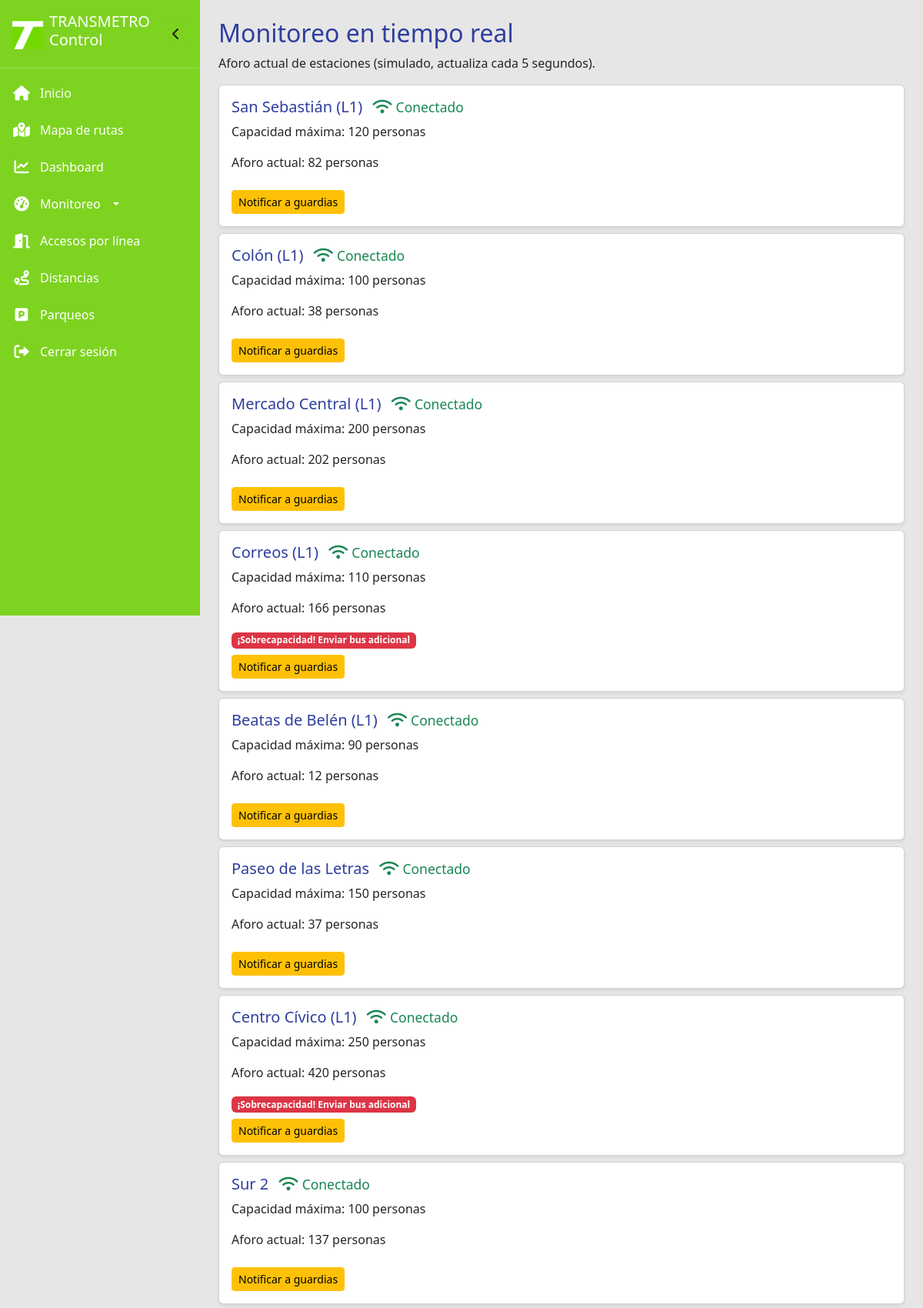
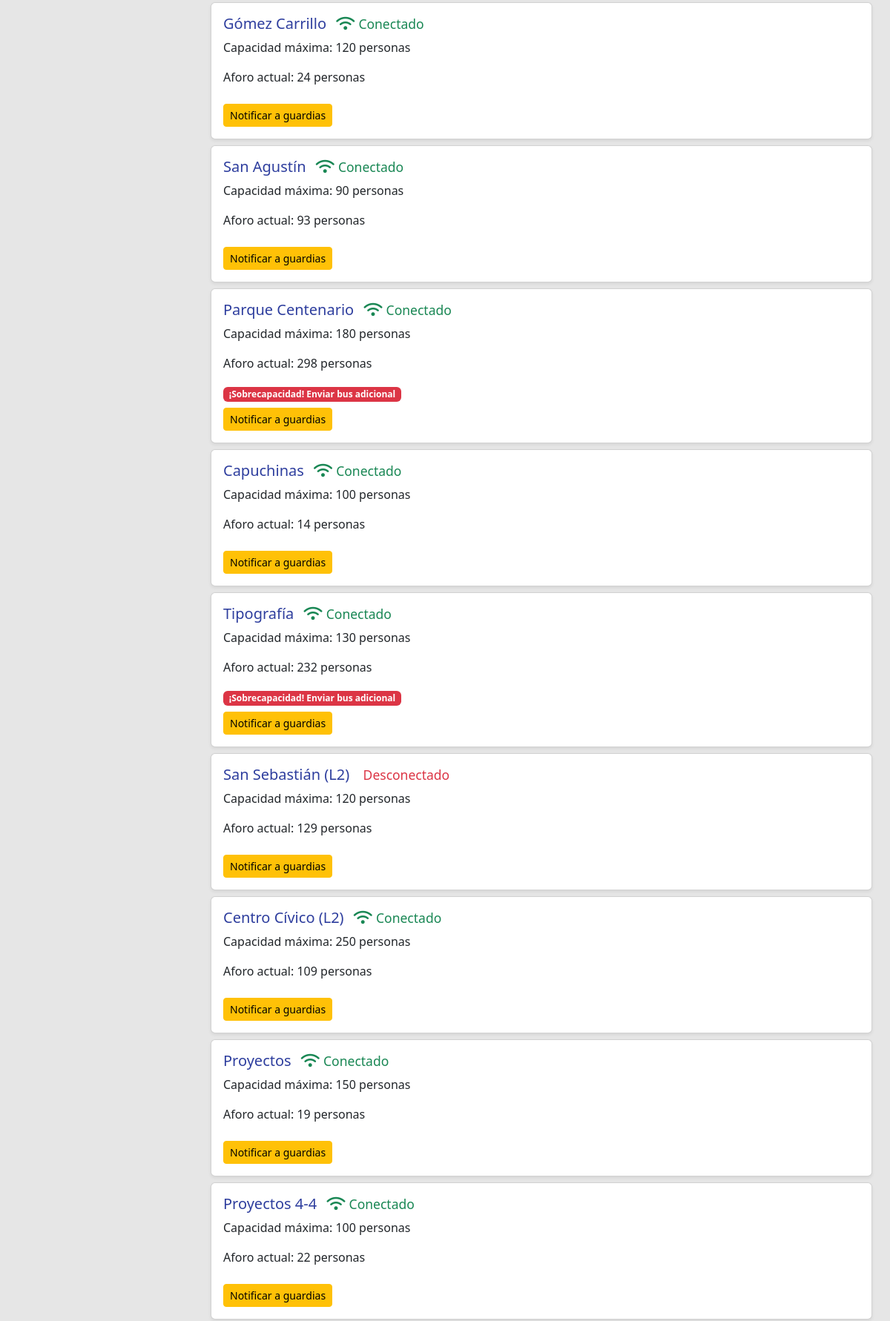
The page /monitoreo (signed in, upper part) on the database its author committed (2 pictures, top to bottom).
### models.py (models this page shows)
class Estacion(db.Model):
    __tablename__ = 'estaciones'
    id = db.Column(db.Integer, primary_key=True)
    nombre = db.Column(db.String(100), nullable=False)
    capacidad_maxima = db.Column(db.Integer, nullable=False)
    orden = db.Column(db.Integer)
    linea_id = db.Column(db.Integer, db.ForeignKey('lineas.id'))
    municipalidad_id = db.Column(db.Integer, db.ForeignKey('municipalidades.id'))
    linea = db.relationship('Linea', backref='estaciones')
    municipalidad = db.relationship('Municipalidad', backref='estaciones')

### app.py (the view)
@app.route('/monitoreo')
@login_required
def monitoreo():
    estaciones = Estacion.query.all()
    return render_template('monitoreo.html', estaciones=estaciones)

### app.py (called while the page is built)
@login_manager.user_loader
def load_user(user_id):
    return Admin.query.get(int(user_id))

### templates/monitoreo.html (shortened to what this page needs)
{% extends "base.html" %}
{% block content %}
<h2 style="color: #2E3E9E;">Monitoreo en tiempo real</h2>
<p>Aforo actual de estaciones (simulado, actualiza cada 5 segundos).</p>
<div id="aforo-estaciones">
    {% for estacion in estaciones %}
    <div class="card mb-2 shadow-sm">
        <div class="card-body">
            <h5 class="card-title" style="color: #2E3E9E;">
                {{ estacion.nombre }}
                <span id="conexion-{{ estacion.id }}" class="ms-2"></span>
            </h5>
            <p>Capacidad máxima: {{ estacion.capacidad_maxima }} personas</p>
            <p>Aforo actual: <span id="aforo-{{ estacion.id }}">0</span> personas</p>
            <div id="alerta-{{ estacion.id }}"></div>
            <button class="btn btn-sm btn-warning mt-2" onclick="notificarGuardias({{ estacion.id }}, '{{ estacion.nombre }}')">Notificar a guardias</button>
        </div>
    </div>
    {% endfor %}
</div>
{% endblock %}

### templates/base.html (style rules this page uses)
:root { --verde-transmetro: #7ED321; --azul-transmetro: #2E3E9E; --fondo-claro: #E6E6E6; --blanco: #FFFFFF; }
body { background-color: var(--fondo-claro); font-family: 'Segoe UI', 'Roboto', 'Helvetica Neue', sans-serif; margin: 0; padding: 0; }

### rows shown on the page
Estacion: nombre "San Sebastián (L1)", capacidad_maxima "120"
Estacion: nombre "Colón (L1)", capacidad_maxima "100"
Estacion: nombre "Mercado Central (L1)", capacidad_maxima "200"
Estacion: nombre "Correos (L1)", capacidad_maxima "110"
Estacion: nombre "Beatas de Belén (L1)", capacidad_maxima "90"
Estacion: nombre "Paseo de las Letras", capacidad_maxima "150"
Estacion: nombre "Centro Cívico (L1)", capacidad_maxima "250"
Estacion: nombre "Sur 2", capacidad_maxima "100"
Estacion: nombre "Gómez Carrillo", capacidad_maxima "120"
Estacion: nombre "San Agustín", capacidad_maxima "90"
Estacion: nombre "Parque Centenario", capacidad_maxima "180"
Estacion: nombre "Capuchinas", capacidad_maxima "100"
Estacion: nombre "Tipografía", capacidad_maxima "130"
Estacion: nombre "San Sebastián (L2)", capacidad_maxima "120"
Estacion: nombre "Centro Cívico (L2)", capacidad_maxima "250"
Estacion: nombre "Proyectos", capacidad_maxima "150"
Estacion: nombre "Proyectos 4-4", capacidad_maxima "100"
